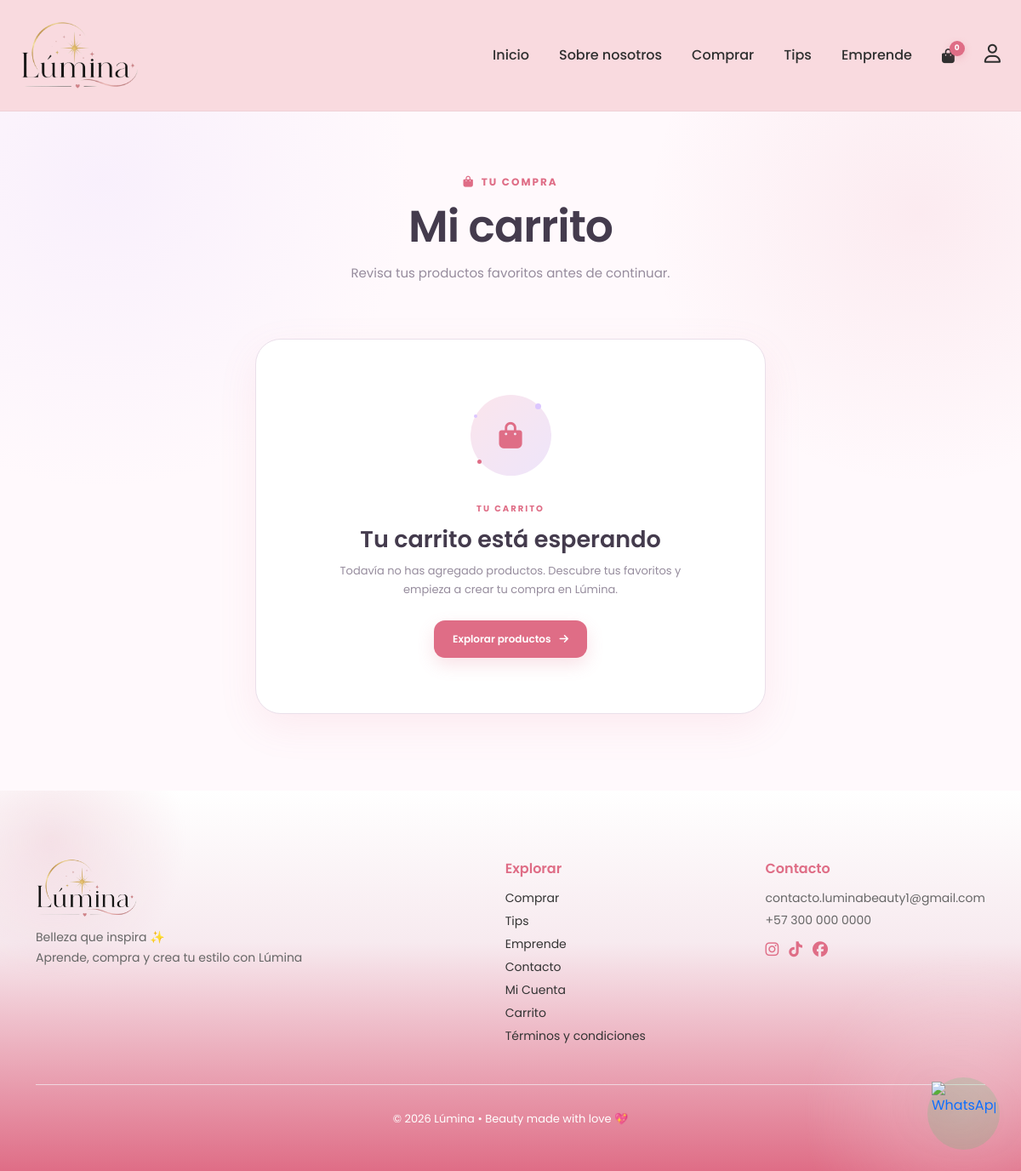
The app's page /carrito/ (signed in), older data.
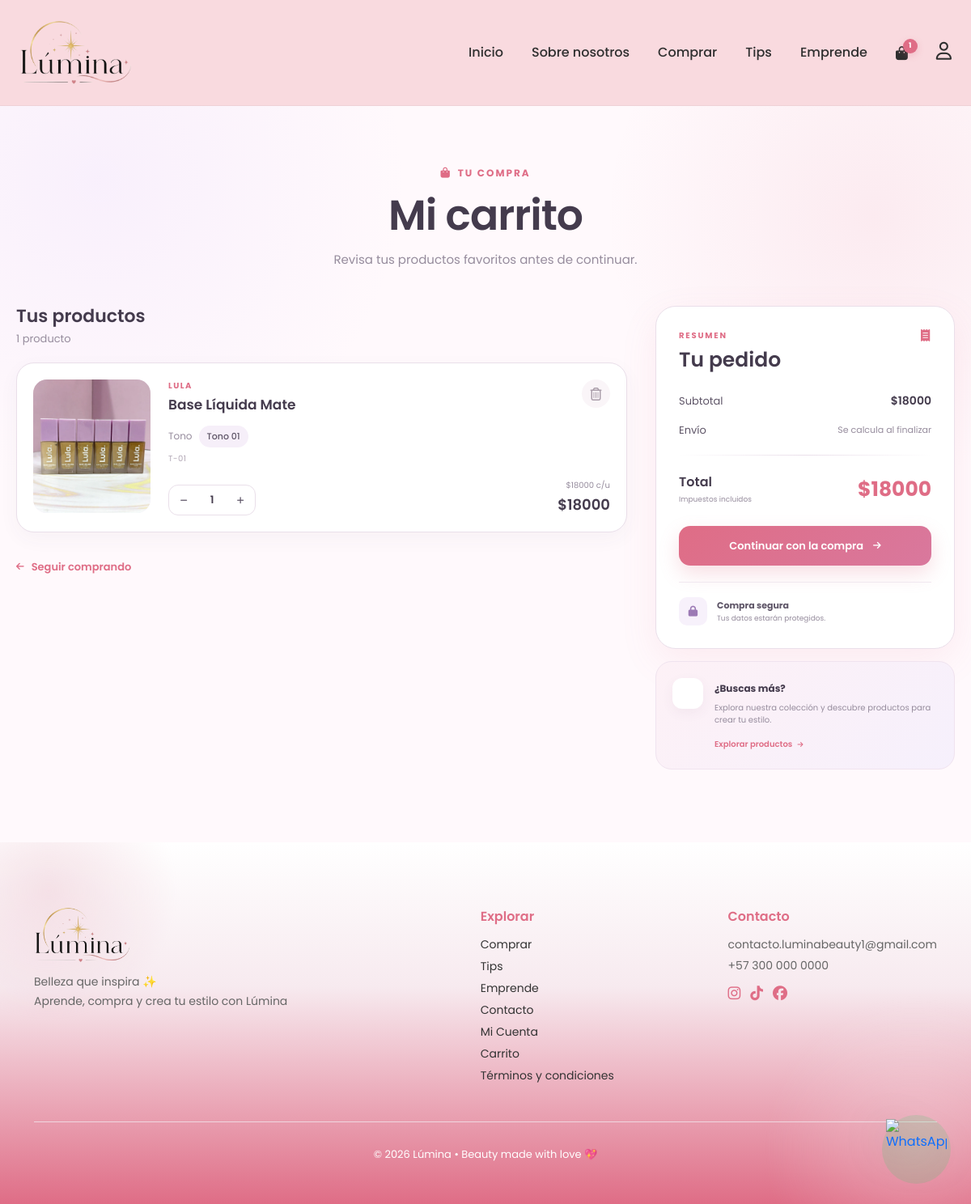
The same page, newer data.
### core/models.py (models this page shows, shortened)
class CarritoItem(models.Model):
    carrito = models.ForeignKey(
        Carrito,
        on_delete=models.CASCADE,
        related_name="items"
    )
    variante = models.ForeignKey(
        Variante,
        on_delete=models.CASCADE,
        related_name="items_carrito",
        null=True,
        blank=True
    )
    kit = models.ForeignKey(
        Kit,
        on_delete=models.CASCADE,
        related_name="items_carrito",
        null=True,
        blank=True
    )
    cantidad = models.PositiveIntegerField(
        default=1
    )
    agregado = models.DateTimeField(
        auto_now_add=True,
        null=True,
        blank=True
    )
    actualizado = models.DateTimeField(
        auto_now=True
    )
    class Meta:
            constraints = [
                models.UniqueConstraint(
                    fields=["carrito", "variante"],
                    condition=models.Q(variante__isnull=False),
                    name="carrito_variante_unica"
                ),
                models.UniqueConstraint(
                    fields=["carrito", "kit"],
                    condition=models.Q(kit__isnull=False),
                    name="carrito_kit_unica"
                ),
                models.CheckConstraint(
                    condition=(
                        models.Q(variante__isnull=False, kit__isnull=True) |
                        models.Q(variante__isnull=True, kit__isnull=False)
                    ),
                    name="carrito_item_variante_xor_kit"
                ),
            ]
    @property
    def es_kit(self):
        return self.kit_id is not None
    @property
    def nombre(self):
        return self.kit.nombre if self.es_kit else self.variante.producto.nombre
    @property
    def precio_unitario(self):
        return self.kit.precio_final if self.es_kit else self.variante.producto.precio_base
    @property
    def stock_disponible(self):
        return self.kit.stock if self.es_kit else self.variante.stock
    @property
    def subtotal(self):
        return self.precio_unitario * self.cantidad

class ProductoImagen(models.Model):
    producto = models.ForeignKey(
        Producto,
        on_delete=models.CASCADE,
        related_name="imagenes"
    )
    imagen = models.ImageField(
        upload_to="productos/"
    )
    principal = models.BooleanField(
        default=False
    )

class Variante(models.Model):
    producto = models.ForeignKey(
        Producto,
        on_delete=models.CASCADE,
        related_name="variantes"
    )
    nombre_tono = models.CharField(
        max_length=100,
        verbose_name="Nombre del tono",
        blank=True,
        null=True
    )
    codigo_tono = models.CharField(
        max_length=50,
        blank=True,
        null=True
    )
    sku = models.CharField(
        max_length=50
    )
    stock = models.PositiveIntegerField(
        default=0
    )

class Producto(models.Model):
    categoria = models.ForeignKey(
        Categoria,
        on_delete=models.SET_NULL,
        null=True,
        blank=True
    )
    marca = models.ForeignKey(
        Marca,
        on_delete=models.SET_NULL,
        null=True,
        blank=True
    )
    coleccion = models.ForeignKey(
        Coleccion,
        on_delete=models.SET_NULL,
        null=True,
        blank=True
    )
    nombre = models.CharField(
        max_length=200
    )
    slug = models.SlugField(
        unique=True
    )
    descripcion = models.TextField()
    info_extra = models.TextField(
        blank=True,
        null=True,
        help_text="Información adicional del producto (composición, modo de uso, cuidados, etc.)"
    )
    activo = models.BooleanField(
        default=True
    )
    precio_base = models.DecimalField(
        max_digits=12,
        decimal_places=2
    )
    costo_base = models.DecimalField(
        max_digits=12,
        decimal_places=2,
        default=0,
        help_text="Costo real del producto antes de aplicar margen de rentabilidad."
    )
    etiquetas = models.ManyToManyField(
        "Etiqueta",
        blank=True,
        related_name="productos"
    )
    fecha_creacion = models.DateTimeField(
        auto_now_add=True
    )

class Marca(models.Model):
    nombre = models.CharField(
        max_length=100
    )
    activa = models.BooleanField(
        default=True
    )

### core/views.py (the view)
# urls.py: path('carrito/', views.carrito, name='carrito'),
@login_required
def carrito(request):
    carrito, creado = Carrito.objects.get_or_create(
        usuario=request.user
    )
    items = (
        carrito.items
        .select_related(
            "variante",
            "variante__producto",
            "variante__producto__marca",
            "kit",
        )
        .prefetch_related(
            "variante__producto__imagenes"
        )
    )
    subtotal = Decimal("0")
    for item in items:
        subtotal += item.subtotal
    contexto = {
        "carrito": carrito,
        "items": items,
        "subtotal": subtotal,
        "cantidad_total": carrito.cantidad_total,
    }
    return render(
        request,
        "core/carrito.html",
        contexto
    )

### core/templates/core/carrito.html (shortened to what this page needs)
{% extends "core/base.html" %}
{% load static %}
{% block extra_css %}
<link rel="stylesheet" href="{% static 'css/carrito.css' %}">
{% endblock %}
{% block content %}
<main class="carrito-page">
    <section class="carrito-header">
        <div class="carrito-header-contenido">
            <span class="carrito-eyebrow">
                <i class="fa-solid fa-bag-shopping"></i>
                TU COMPRA
            </span>
            <h1>
                Mi carrito
            </h1>
            <p>
                Revisa tus productos favoritos antes de continuar.
            </p>
        </div>
    </section>
    <section class="carrito-container">
        {% if items %}
        <div class="carrito-layout">
            <div class="carrito-productos">
                <div class="carrito-productos-header">
                    <div>
                        <h2>
                            Tus productos
                        </h2>
                        <span class="carrito-items-count">
                            {{ cantidad_total }}
                            {% if cantidad_total == 1 %}
                            producto
                            {% else %}
                            productos
                            {% endif %}
                        </span>
                    </div>
                </div>
                <div id="lista-carrito">
                    {% for item in items %}
                    <article class="carrito-item" id="carrito-item-{{ item.id }}" data-item-id="{{ item.id }}"
                        data-stock="{{ item.stock_disponible }}">
                        <div class="carrito-item-imagen">
                            {% if item.es_kit %}
                            {% if item.kit.imagen %}
                            <img src="{{ item.kit.imagen.url }}" alt="{{ item.kit.nombre }}">
                            {% else %}
                            <div class="imagen-placeholder">
                                <i class="fa-solid fa-gift"></i>
                            </div>
                            {% endif %}
                            {% else %}
                            {% with imagen=item.variante.producto.imagenes.all|first %}
                            {% if imagen %}
                            <img src="{{ imagen.imagen.url }}" alt="{{ item.variante.producto.nombre }}">
                            {% else %}
                            <div class="imagen-placeholder">
                                <i class="fa-regular fa-image"></i>
                            </div>
                            {% endif %}
                            {% endwith %}
                            {% endif %}
                        </div>
                        <div class="carrito-item-info">
                            <div class="carrito-item-top">
                                <div>
                                    <span class="carrito-item-marca">
                                        {% if item.es_kit %}
                                        KIT
                                        {% elif item.variante.producto.marca %}
                                        {{ item.variante.producto.marca.nombre }}
                                        {% else %}
                                        LÚMINA
                                        {% endif %}
                                    </span>
                                    <h3>
                                        {{ item.nombre }}
                                    </h3>
                                </div>
                                <button type="button" class="btn-eliminar-carrito" data-item-id="{{ item.id }}"
                                    aria-label="Eliminar producto" title="Eliminar">
                                    <i class="fa-regular fa-trash-can"></i>
                                </button>
                            </div>
                            {% if not item.es_kit %}
                            {% if item.variante.nombre_tono %}
                            <div class="carrito-variante">
                                <span class="variante-label">
                                    Tono
                                </span>
                                <span class="variante-valor">
                                    {{ item.variante.nombre_tono }}
                                </span>
                            </div>
                            {% endif %}
                            {% if item.variante.codigo_tono %}
                            <div class="carrito-codigo">
                                <span>
                                    {{ item.variante.codigo_tono }}
                                </span>
                            </div>
                            {% endif %}
                            {% endif %}
                            <div class="carrito-item-bottom">
                                <div class="cantidad-control">
                                    <button type="button" class="btn-cantidad btn-disminuir"
                                        data-item-id="{{ item.id }}" aria-label="Disminuir cantidad">
                                        <i class="fa-solid fa-minus"></i>
                                    </button>
                                    <span class="cantidad-valor" id="cantidad-{{ item.id }}">
                                        {{ item.cantidad }}
                                    </span>
                                    <button type="button" class="btn-cantidad btn-aumentar" data-item-id="{{ item.id }}"
                                        aria-label="Aumentar cantidad">
                                        <i class="fa-solid fa-plus"></i>
                                    </button>
                                </div>
                                <div class="carrito-item-precio">
                                    <span class="precio-unitario">
                                        ${{ item.precio_unitario|floatformat:0 }}
                                        c/u
                                    </span>
                                    <strong class="precio-subtotal" id="subtotal-{{ item.id }}">
                                        ${{ item.subtotal|floatformat:0 }}
                                    </strong>
                                </div>
                            </div>
                        </div>
                    </article>
                    {% endfor %}
                </div>
                <a href="{% url 'catalogo' %}" class="seguir-comprando">
                    <i class="fa-solid fa-arrow-left"></i>
                    Seguir comprando
                </a>
            </div>
            <aside class="carrito-resumen">
                <div class="resumen-card">
                    <div class="resumen-header">
                        <span>
                            RESUMEN
                        </span>
                        <i class="fa-solid fa-receipt"></i>
                    </div>
                    <h2>
                        Tu pedido
                    </h2>
                    <div class="resumen-linea">
                        <span>
                            Subtotal
                        </span>
                        <strong id="carrito-subtotal">
                            ${{ subtotal|floatformat:0 }}
                        </strong>
                    </div>
                    <div class="resumen-linea">
                        <span>
                            Envío
                        </span>
                        <span class="envio-pendiente">
                            Se calcula al finalizar
                        </span>
                    </div>
                    <div class="resumen-separador"></div>
                    <div class="resumen-total">
                        <div>
                            <span>
                                Total
                            </span>
                            <small>
                                Impuestos incluidos
                            </small>
                        </div>
                        <strong id="carrito-total">
                            ${{ subtotal|floatformat:0 }}
                        </strong>
                    </div>
                    <button type="button" class="btn-continuar-compra" id="btn-continuar-compra">
                        Continuar con la compra
                        <i class="fa-solid fa-arrow-right"></i>
                    </button>
                    <div class="compra-segura">
                        <i class="fa-solid fa-lock"></i>
                        <div>
                            <strong>
                                Compra segura
                            </strong>
                            <span>
                                Tus datos estarán protegidos.
                            </span>
                        </div>
                    </div>
                </div>
                <div class="carrito-beneficio">
                    <div class="beneficio-icono">
                    </div>
                    <div>
                        <strong>
                            ¿Buscas más?
                        </strong>
                        <p>
                            Explora nuestra colección y descubre
                            productos para crear tu estilo.
                        </p>
                        <a href="{% url 'catalogo' %}">
                            Explorar productos
                            <i class="fa-solid fa-arrow-right"></i>
                        </a>
                    </div>
                </div>
            </aside>
        </div>
        {% else %}
        <section class="carrito-vacio">
            <div class="carrito-vacio-icono">
                <i class="fa-solid fa-bag-shopping"></i>
                <span class="brillo brillo-1"></span>
                <span class="brillo brillo-2"></span>
                <span class="brillo brillo-3"></span>
            </div>
            <span class="carrito-vacio-eyebrow">
                TU CARRITO
            </span>
            <h2>
                Tu carrito está esperando
            </h2>
            <p>
                Todavía no has agregado productos.
                Descubre tus favoritos y empieza a crear
                tu compra en Lúmina.
            </p>
            <a href="{% url 'catalogo' %}" class="btn-explorar">
                Explorar productos
                <i class="fa-solid fa-arrow-right"></i>
            </a>
        </section>
        {% endif %}
    </section>
</main>
{% endblock %}

Row changes from the older to the newer data that the page shows:
added CarritoItem: variante.producto.imagenes.imagen (picture), variante.producto.marca.nombre "LULA", nombre "Base Líquida Mate", variante.nombre_tono "Tono 01", variante.codigo_tono "T-01", cantidad "1", precio_unitario "18000", subtotal "18000"
Text that changed along with them:
{{ cantidad_carrito|default:"0" }}: "0" → "1"
{{ cantidad_total }}: (not shown) → "1"
{{ subtotal|floatformat:0 }}: (not shown) → "18000"
text no longer shown: "TU CARRITO Tu carrito está esperando Todavía no has agregado productos. Descubre tus favoritos y empieza a crear tu compra en Lúmina."
text now shown: "Tus productos producto Seguir comprando RESUMEN Tu pedido Subtotal $ Envío Se calcula al finalizar Total Impuestos incluidos $ Continuar con la compra Compra segura Tus datos estarán protegidos. ¿Buscas más? Explora nuestra colección y descubre productos para crear tu estilo."
